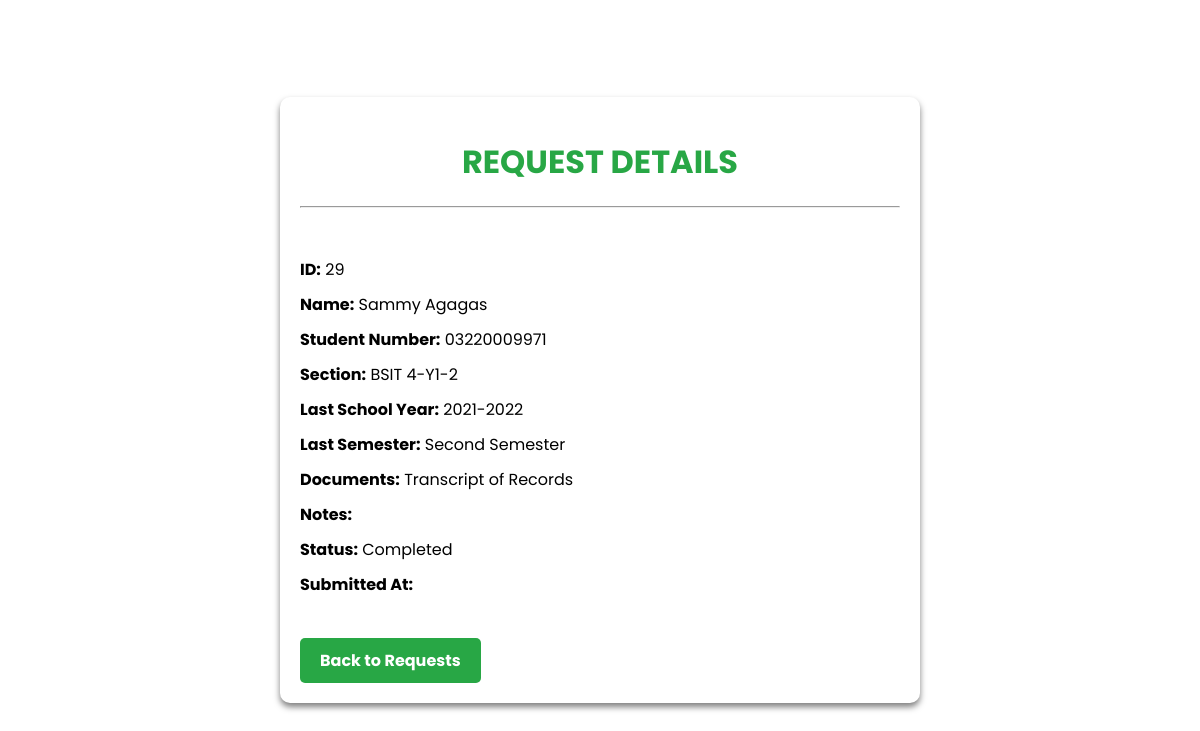
Screenshot of /view_request.php?id=29 with the database file from the repository.
### tables this page shows
CREATE TABLE `requests` (
  `id` int(11) NOT NULL,
  `first_name` varchar(100) DEFAULT NULL,
  `last_name` varchar(100) DEFAULT NULL,
  `student_number` varchar(50) DEFAULT NULL,
  `section` varchar(100) DEFAULT NULL,
  `department_id` int(11) DEFAULT NULL,
  `department` varchar(100) DEFAULT NULL,
  `last_school_year` varchar(20) DEFAULT NULL,
  `last_semester` varchar(20) DEFAULT NULL,
  `documents` text DEFAULT NULL,
  `notes` text DEFAULT NULL,
  `attachment` varchar(255) DEFAULT NULL,
  `created_at` timestamp NOT NULL DEFAULT current_timestamp(),
  `status` enum('Pending','Processing','To Be Claimed','Serving','Completed','Declined','In Queue Now') NOT NULL DEFAULT 'Pending',
  `processing_time` datetime DEFAULT NULL,
  `decline_reason` text DEFAULT NULL,
  `claim_date` date DEFAULT NULL,
  `approved_date` datetime DEFAULT NULL,
  `completed_date` datetime DEFAULT NULL,
  `scheduled_date` datetime DEFAULT NULL,
  `processing_deadline` datetime DEFAULT NULL,
  `processing_start` datetime DEFAULT NULL,
  `processing_end` datetime DEFAULT NULL,
  `updated_at` datetime DEFAULT NULL,
  `queueing_num` int(11) DEFAULT NULL,
  `serving_position` int(11) DEFAULT NULL,
  `walk_in` tinyint(1) NOT NULL DEFAULT 0 COMMENT '1 = Walk-In, 0 = Online/Regular Request'
);

### view_request.php (the view, shortened to what this page needs)
<?php
include('db.php');
$request_id = $_GET['id'];
$stmt = $pdo->prepare("SELECT * FROM requests WHERE id = ?");
$stmt->execute([$request_id]);
$request = $stmt->fetch(PDO::FETCH_ASSOC);
?>
<!DOCTYPE html>
<html>
<head>
    <link rel="stylesheet" href="view_request.css">
</head>
<body>
    <div class="container">
        <h1>REQUEST DETAILS</h1>
        <hr>
        <br>
        <ul class="request-details">
            <li><strong>ID:</strong> <?= htmlspecialchars($request['id']) ?></li>
            <li><strong>Name:</strong> <?= htmlspecialchars($request['first_name'] . ' ' . $request['last_name']) ?></li>
            <li><strong>Student Number:</strong> <?= htmlspecialchars($request['student_number']) ?></li>
            <li><strong>Section:</strong> <?= htmlspecialchars($request['section']) ?></li>
            <li><strong>Last School Year:</strong> <?= htmlspecialchars($request['last_school_year']) ?></li>
            <li><strong>Last Semester:</strong> <?= htmlspecialchars($request['last_semester']) ?></li>
            <li><strong>Documents:</strong> <?= nl2br(htmlspecialchars($request['documents'])) ?></li>
            <li><strong>Notes:</strong> <?= nl2br(htmlspecialchars($request['notes'])) ?></li>
            <li><strong>Status:</strong> <?= htmlspecialchars($request['status']) ?></li>
            <li><strong>Submitted At:</strong> <?= htmlspecialchars($request['submitted_at']) ?></li>
        </ul>
        <br>
        <a href="staff_requests.php" class="back-btn">Back to Requests</a>
    </div>
</body>
</html>

### view_request.css (style rules this page uses)
* { font-family: 'Poppins', sans-serif; }
body { background-color: #ffffff; display: flex; justify-content: center; align-items: center; height: 100vh; margin: 0; }
.container { background-color: #ffffff; width: 80%; max-width: 600px; padding: 20px; border-radius: 10px; box-shadow: 0 4px 6px rgba(0, 0, 0, 0.5); overflow-y: auto; max-height: 80vh; }
h1 { color: #28a745; margin-bottom: 20px; text-align: center; }
.request-details { list-style-type: none; padding: 0; color: #000000; }
.request-details li { margin-bottom: 10px; }
.back-btn { display: inline-block; background-color: #28a745; color: #ffffff; padding: 10px 20px; text-decoration: none; border-radius: 5px; text-align: center; font-weight: bold; transition: background-color 0.3s, color 0.3s; }

### rows the page displays
requests: id "29", first_name+last_name "Sammy Agagas", student_number "03220009971", section "BSIT 4-Y1-2", last_school_year "2021-2022", last_semester "Second Semester", documents "Transcript of Records", status "Completed"
